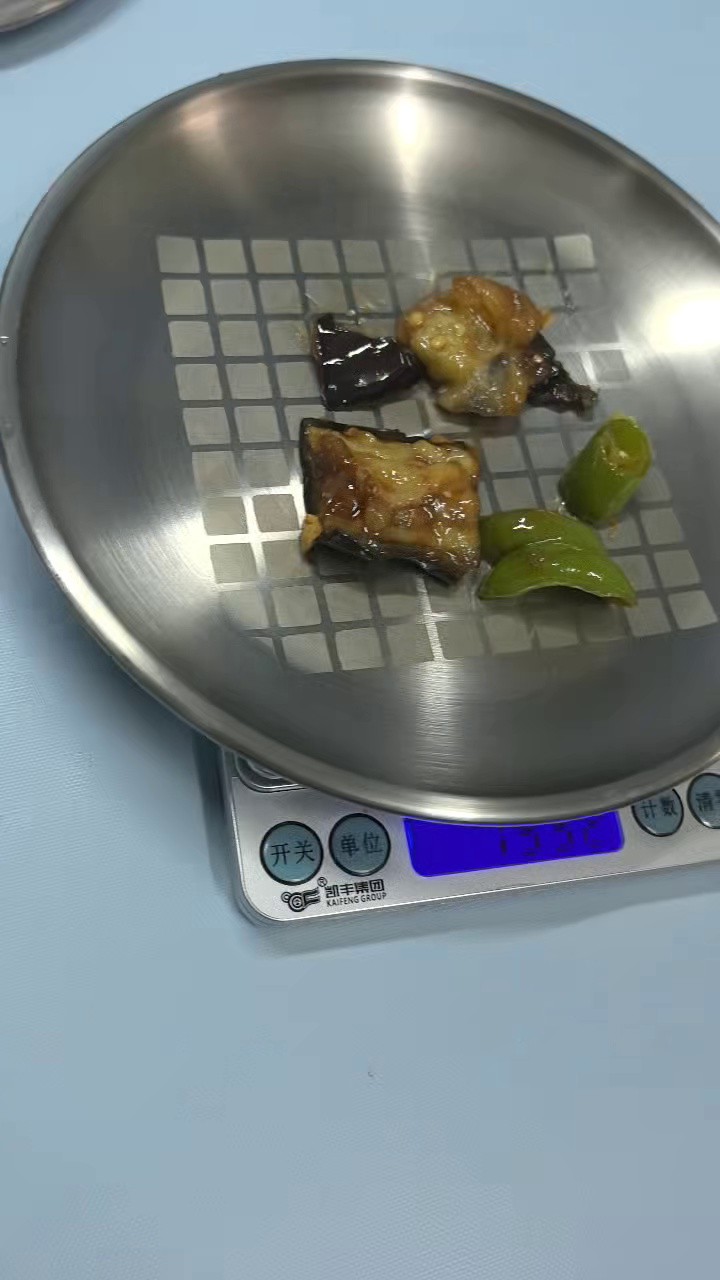
#> input picture data/test_images/0288f1c449776e032a87db287652e5b6_00009.jpg, 720 x 1280 px; its folder holds only this picture in this run
$ python -i perspective.py   (imports and definitions only)
#> lines starting #> are read from the running program, lines starting #| are printed output that depends on the picture; after the words box and inside, x2 and y2 are one past the last pixel; in counts of white or black regions, pixels touching at a corner belong together
import cv2
import numpy as np


def _is_reasonable_pixel_per_cm(pixel_per_cm: float, min_ppc: float = 15.0, max_ppc: float = 200.0) -> bool:
    if pixel_per_cm is None:
        return False
    try:
        v = float(pixel_per_cm)
    except Exception:
        return False
    if not np.isfinite(v):
        return False
    if v < min_ppc or v > max_ppc:
        return False
    return True


# [60 lines left out: functions estimate_plate_pixel_per_cm, order_points, not called in this run]

def _merge_close_positions(positions, min_gap):
    if len(positions) == 0:
        return np.array([], dtype=np.float32)
    positions = np.sort(np.array(positions, dtype=np.float32))
    merged = [positions[0]]
    for p in positions[1:]:
        if abs(p - merged[-1]) >= min_gap:
            merged.append(p)
    return np.array(merged, dtype=np.float32)

def _estimate_spacing_from_positions(positions, min_diff=6.0, max_diff=240.0):
    if positions is None or len(positions) < 6:
        return None
    pos = _merge_close_positions(positions, min_gap=3.0)
    if len(pos) < 6:
        return None
    diffs = np.diff(pos)
    diffs = diffs[(diffs >= min_diff) & (diffs <= max_diff)]
    if len(diffs) < 6:
        return None
    med = float(np.median(diffs))
    inlier = diffs[(diffs >= 0.6 * med) & (diffs <= 1.6 * med)]
    if len(inlier) >= 6:
        return float(np.median(inlier))
    return med

def estimate_grid_pixel_per_cm(image):
    if image is None:
        return 1.0
    gray = cv2.cvtColor(image, cv2.COLOR_BGR2GRAY)
    gray = cv2.GaussianBlur(gray, (3, 3), 0)

    h, w = gray.shape[:2]
    klen = int(max(20, min(60, min(h, w) // 20)))

    thr = cv2.adaptiveThreshold(
        gray,
        255,
        cv2.ADAPTIVE_THRESH_GAUSSIAN_C,
        cv2.THRESH_BINARY_INV,
        21,
        5,
    )

    kernel_h = cv2.getStructuringElement(cv2.MORPH_RECT, (klen, 1))
    kernel_v = cv2.getStructuringElement(cv2.MORPH_RECT, (1, klen))
    hlines = cv2.morphologyEx(thr, cv2.MORPH_OPEN, kernel_h, iterations=1)
    vlines = cv2.morphologyEx(thr, cv2.MORPH_OPEN, kernel_v, iterations=1)
    grid = cv2.bitwise_or(hlines, vlines)

    edges = cv2.Canny(grid, 50, 150)
    min_len = int(max(30, min(h, w) * 0.08))
    lines = cv2.HoughLinesP(edges, 1, np.pi / 180.0, threshold=80, minLineLength=min_len, maxLineGap=12)
    if lines is None:
        edges = cv2.Canny(gray, 50, 150)
        lines = cv2.HoughLinesP(edges, 1, np.pi / 180.0, threshold=120, minLineLength=40, maxLineGap=10)
        if lines is None:
            return 1.0

    horiz_pos = []
    vert_pos = []
    for x1, y1, x2, y2 in lines.reshape(-1, 4):
        dx = float(x2 - x1)
        dy = float(y2 - y1)
        if dx == 0 and dy == 0:
            continue
        ang = abs(np.degrees(np.arctan2(dy, dx)))
        if ang > 180:
            ang = ang % 180
        if ang < 15 or ang > 165:
            horiz_pos.append((y1 + y2) * 0.5)
        elif abs(ang - 90) < 15:
            vert_pos.append((x1 + x2) * 0.5)

    sy = _estimate_spacing_from_positions(horiz_pos)
    sx = _estimate_spacing_from_positions(vert_pos)

    if sx is None and sy is None:
        return 1.0
    if sx is None:
        return float(sy)
    if sy is None:
        return float(sx)
    return float((sx + sy) * 0.5)

# [90 lines left out: functions global_perspective_rectify, four_point_transform, not called in this run]

def correct_perspective(image, xml_marker_pts=None, xml_grid_size_cm=None):
    """
    Apply perspective correction.
    Priority:
    1. xml_marker_pts: User manually annotated 4-point fiducial marker. (Most accurate)
    2. Automatic detection of 4-point grid.
    3. Automatic detection of plate ellipse (generalization for 45-degree view).
    4. Fallback to original image.
    """

    # 1. Use XML marker if available
    if xml_marker_pts is not None and len(xml_marker_pts) == 4 and xml_grid_size_cm is not None:
        try:
            pts = np.array(xml_marker_pts, dtype="float32")
            return global_perspective_rectify(image, pts, float(xml_grid_size_cm))
        except Exception:
            pass

    # Convert to grayscale
    gray = cv2.cvtColor(image, cv2.COLOR_BGR2GRAY)
    gray = cv2.GaussianBlur(gray, (5, 5), 0)
    edged = cv2.Canny(gray, 75, 200)

    cnts = cv2.findContours(edged.copy(), cv2.RETR_LIST, cv2.CHAIN_APPROX_SIMPLE)
    cnts = cnts[0] if len(cnts) == 2 else cnts[1]
    cnts = sorted(cnts, key = cv2.contourArea, reverse = True)[:5]

    screenCnt = None
    for c in cnts:
        peri = cv2.arcLength(c, True)
        approx = cv2.approxPolyDP(c, 0.02 * peri, True)
        if len(approx) == 4:
            screenCnt = approx
            break

    if screenCnt is not None:
        warped, M, pixel_per_cm = four_point_transform(image, screenCnt.reshape(4, 2))
        return warped, M, pixel_per_cm

    # 3. Fallback: Check for Plate Ellipse (Generalization)
    h, w = image.shape[:2]
    M = np.eye(3, dtype="float32")
    pixel_per_cm = estimate_grid_pixel_per_cm(image)

    if not _is_reasonable_pixel_per_cm(pixel_per_cm):
        plate_ppc = estimate_plate_pixel_per_cm(image)
        if _is_reasonable_pixel_per_cm(plate_ppc):
            pixel_per_cm = float(plate_ppc)
        else:
            pixel_per_cm = 1.0

    return image, M, pixel_per_cm

>>> import cv2
>>> picture = cv2.imread('data/test_images/0288f1c449776e032a87db287652e5b6_00009.jpg')
#> picture is the input picture: shape (1280, 720, 3); mean B, G, R 136.2, 133.8, 123.5
>>> result = correct_perspective(picture)
#> in correct_perspective, `gray = cv2.cvtColor(image, cv2.COLOR_BGR2GRAY)`:
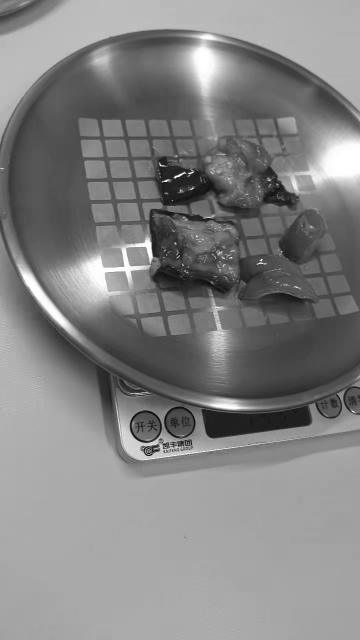
#> gray: shape (1280, 720) (shown at 1/2 size); min 0, max 255, mean 131
#> in correct_perspective, `edged = cv2.Canny(gray, 75, 200)`:
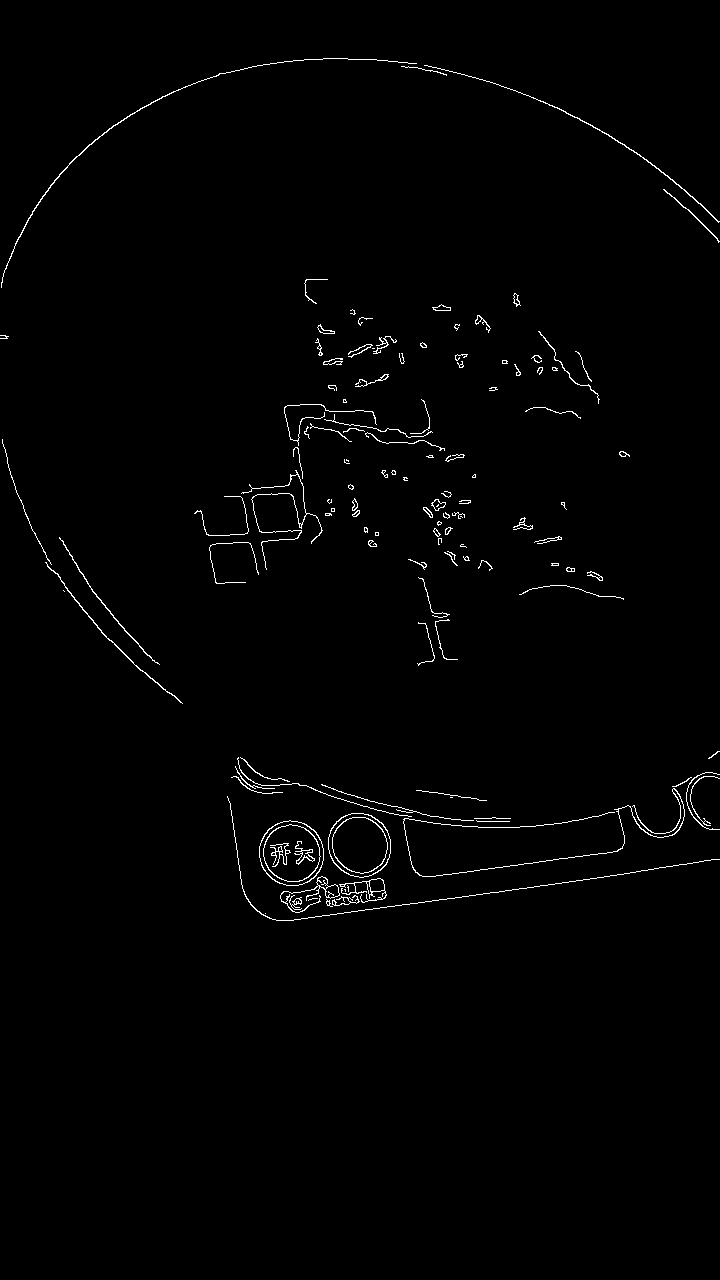
#> edged: shape (1280, 720); 1.1% white in thin lines or dots, all inside (x1, y1, x2, y2) = (0, 58, 720, 921)
#> in correct_perspective, `cnts = cv2.findContours(edged.copy(), cv2.RETR_LIST, cv2.CHAIN_APPROX_..`: cnts = 182 contours, 125 with area under 20; largest, box (x1, y1, x2, y2) and area: (259, 820, 324, 886) 3284, (259, 820, 324, 886) 3230, (328, 813, 391, 878) 3148, (328, 813, 391, 878) 3092, (263, 824, 321, 882) 2520
#> in correct_perspective, `cnts = sorted(cnts, key = cv2.contourArea, reverse = True)[:5]`: cnts = 5 contours; box (x1, y1, x2, y2) and area: (259, 820, 324, 886) 3284, (259, 820, 324, 886) 3230, (328, 813, 391, 878) 3148, (328, 813, 391, 878) 3092, (263, 824, 321, 882) 2520
#> the loop in correct_perspective, `for c in cnts:` made 5 passes
#> peri on passes 1 to 5: 215.2, 212.9, 210.4, 208.1, 188.8
#> in estimate_grid_pixel_per_cm, `thr = cv2.adaptiveThreshold( gray, 255, cv2.ADAPTIVE_THRESH_GAUSSIAN_C..`:
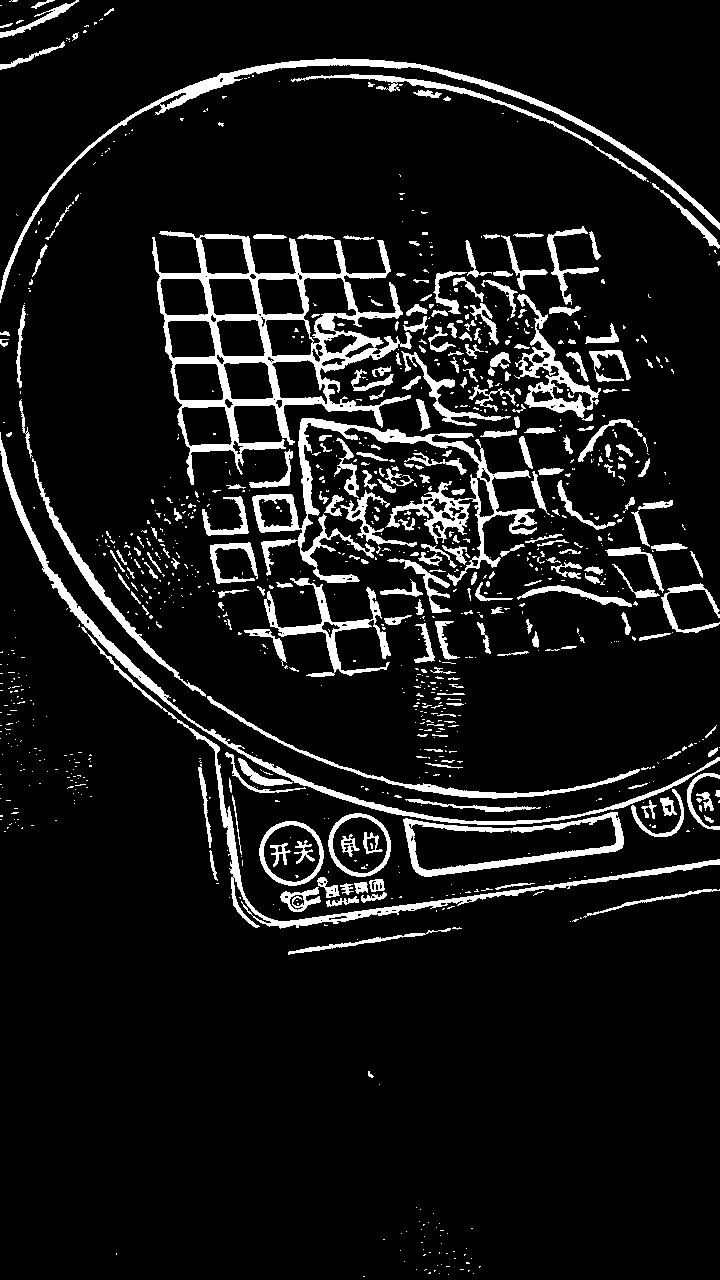
#> thr: shape (1280, 720); 9.2% white; 1032 white regions (784 under 20 px), largest, box (x1, y1, x2, y2) and area: (152, 231, 412, 485) 13213, (252, 418, 537, 586) 7836, (0, 58, 720, 303) 5027
#> in estimate_grid_pixel_per_cm, `edges = cv2.Canny(grid, 50, 150)`:
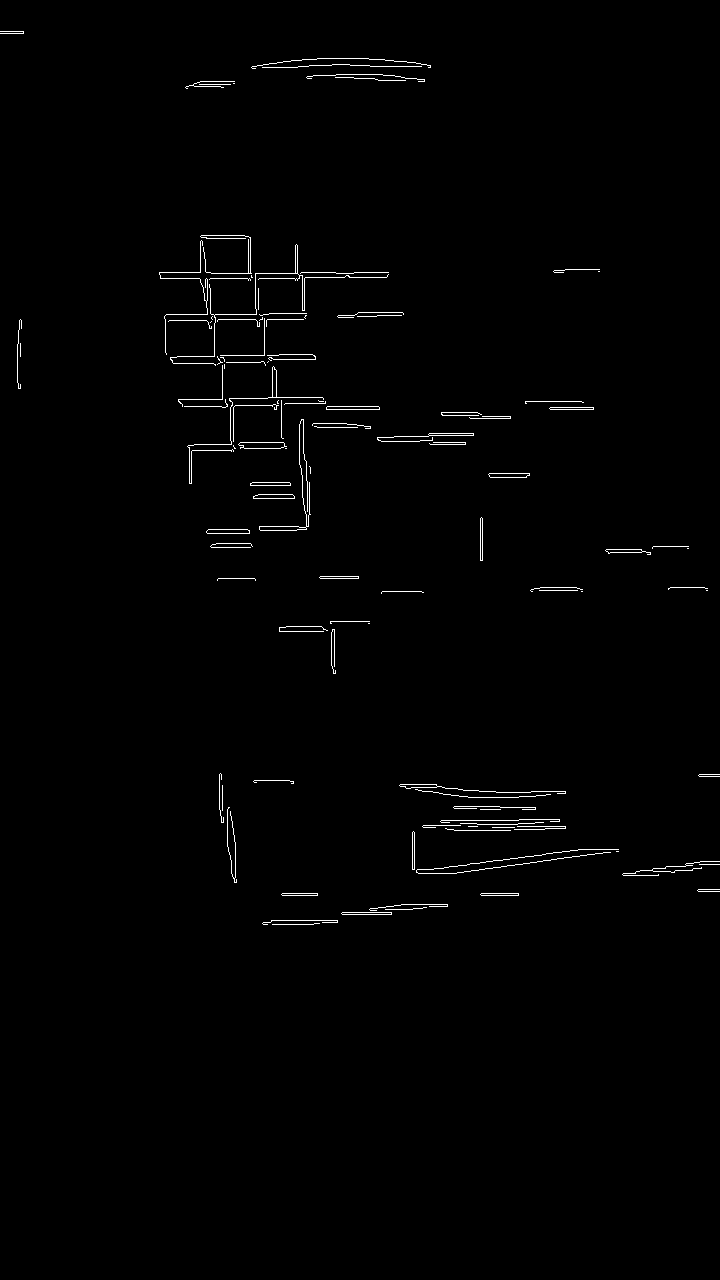
#> edges: shape (1280, 720); 0.92% white in thin lines or dots, all inside (x1, y1, x2, y2) = (0, 31, 720, 925)
#> in estimate_grid_pixel_per_cm, `lines = cv2.HoughLinesP(edges, 1, np.pi / 180.0, threshold=80, minLine..`: lines = 13 rows, first 6: [453, 873, 616, 851], [160, 278, 304, 278], [432, 869, 580, 849], [249, 355, 312, 354], [178, 399, 267, 398], [622, 874, 706, 861]
#> the loop in estimate_grid_pixel_per_cm, `for x1, y1, x2, y2 in lines.reshape(-1, 4):` made 13 passes
#> (x1, y1, x2, y2, dx, dy, ang) on passes 1 to 8: (453, 873, 616, 851, 163, -22, 7.69), (160, 278, 304, 278, 144, 0, 0), (432, 869, 580, 849, 148, -20, 7.7), (249, 355, 312, 354, 63, -1, 0.909), (178, 399, 267, 398, 89, -1, 0.644), (622, 874, 706, 861, 84, -13, 8.8), (211, 273, 300, 273, 89, 0, 0), (207, 314, 306, 313, 99, -1, 0.579)
#> after the loop in estimate_grid_pixel_per_cm, `for x1, y1, x2, y2 in lines.reshape(-1, 4):`: horiz_pos = [862, 278, 859, 354.5, 398.5, 867.5, 273, 313.5, 65.5, 790, 436, 820, 277]; vert_pos = []
#> in _merge_close_positions, `positions = np.sort(np.array(positions, dtype=np.float32))`: positions = [65.5, 273, 277, 278, 313.5, 354.5, 398.5, 436, 790, 820, 859, 862, 867.5]
#> in _merge_close_positions, `merged = [positions[0]]`: merged = [65.5]
#> the loop in _merge_close_positions, `for p in positions[1:]:` made 12 passes
#> p on passes 1 to 8: 273, 277, 278, 313.5, 354.5, 398.5, 436, 790
#> after the loop in _merge_close_positions, `for p in positions[1:]:`: merged = [65.5, 273, 277, 313.5, 354.5, 398.5, 436, 790, 820, 859, 862, 867.5]
#> in _estimate_spacing_from_positions, `pos = _merge_close_positions(positions, min_gap=3.0)`: pos has the same summary as merged in _merge_close_positions
#> in _estimate_spacing_from_positions, `diffs = np.diff(pos)`: diffs = [207.5, 4, 36.5, 41, 44, 37.5, 354, 30, 39, 3, 5.5]
#> in _estimate_spacing_from_positions, `diffs = diffs[(diffs >= min_diff) & (diffs <= max_diff)]`: diffs = [207.5, 36.5, 41, 44, 37.5, 30, 39]
#> in _estimate_spacing_from_positions, `med = float(np.median(diffs))`: med = 39
#> in _estimate_spacing_from_positions, `inlier = diffs[(diffs >= 0.6 * med) & (diffs <= 1.6 * med)]`: inlier = [36.5, 41, 44, 37.5, 30, 39]
#> in estimate_grid_pixel_per_cm, `sy = _estimate_spacing_from_positions(horiz_pos)`: sy = 38.25
